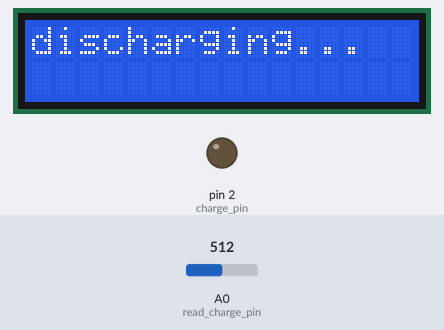
Bench run of a sketch on a simulated Arduino Uno, built with avr-gcc and run on an emulated ATmega328P. Parts: 16×2 character LCD, output pins drawn as LEDs (lit = HIGH). Inputs (shaded band) come from the test bench; at power-on: A0 (read_charge_pin) = 512.

Above: at 1.2 s.
1.3 s: A0 (read_charge_pin) set to 0
At 2.8 s:
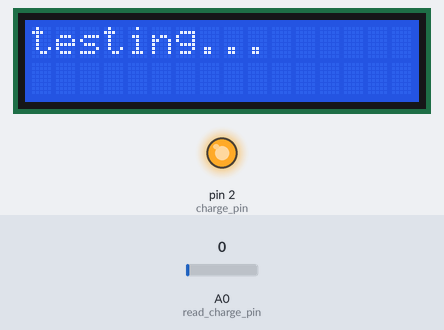
3.1 s: A0 (read_charge_pin) set to 640
4.6 s: A0 (read_charge_pin) set to 654
At 5.1 s:
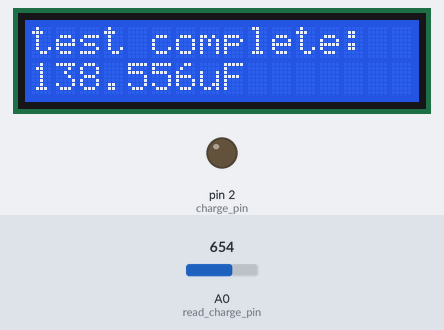
Timing chart, 0 to 7.6 s (numbered marks = the images above; inputs shaded):
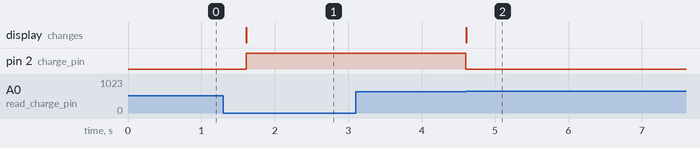

The sketch:

CapacitanceTester.ino
```cpp
/*

  CapacitanceTester
  Capacitor tester with LCD output.

  For info and circuit diagrams see https://github.com/tardate/LittleArduinoProjects/tree/main/playground/CapacitanceTester

 */

#include <LiquidCrystal.h>

#define rt1     21600   // actual resistance of RT1, in ohms. 22k is decent choice for caps 10nF - 330uF, 4.7k is better for caps > 330uF
#define vref_mv 4930    // actual reference voltage of the board, in mV

#define vtrigger_mv      vref_mv * 63.2 / 100.0        // precalculate the 63.2% voltage
#define vtrigger_level   vtrigger_mv / vref_mv * 1023  // scale vtrigger_mv to the expected analog reading

const int read_charge_pin = A0;
const int charge_pin = 2;

// initialize the library with the numbers of the interface pins
LiquidCrystal lcd(6, 7, 9, 10, 11, 12);

void setup() {
  pinMode(read_charge_pin, INPUT);      // enable charge voltage reading
  pinMode(charge_pin, OUTPUT);          // enable the charge/discharge pin

  lcd.begin(16, 2); // set up the LCD's number of columns and rows
}

void loop() {
  dischargeCompletely();
  measureCapacitance();
  delay(5000);
}

void dischargeCompletely() {
  setDischarging();
  while(analogRead(read_charge_pin) > 0) {}
  delay(300); // extra shake
  setDischarged();
}

void measureCapacitance() {
  unsigned long startTime;
  unsigned long elapsedTime;
  float capacitance;
  char capStr[10];

  setTesting();

  digitalWrite(charge_pin, HIGH);
  startTime = micros();
  while(analogRead(read_charge_pin) < vtrigger_level) {}
  elapsedTime = micros() - startTime;
  digitalWrite(charge_pin, LOW);

  lcd.clear();
  lcd.print("test complete:");
  lcd.setCursor(0, 1);

  capacitance = ((float)elapsedTime / rt1); // uF
  if(capacitance>1) { //uF
    dtostrf(capacitance, 4, 3, capStr);
    lcd.print(capStr);
    lcd.print("uF");
  } else { // scale to nF
    dtostrf(capacitance * 1000.0, 4, 3, capStr);
    lcd.print(capStr);
    lcd.print("nF");
  }
}

void setDischarging() {
  digitalWrite(charge_pin, LOW);
  lcd.clear();
  lcd.print("discharging...");
}

void setDischarged() {
  lcd.clear();
  lcd.print("discharged.");
}

void setTesting() {
  lcd.clear();
  lcd.print("testing...");
}
```

Measured:
- the behaviour switches between 646 and 647 on A0 (read_charge_pin) (found by bisection; images 1 and 2)
- after the input at 1.3 s, pin 2 (charge_pin): LOW → HIGH after 0.31 s; the display: changes after 0.31 s (image 1)
- after the input at 3.1 s, every drawn part: stays the same
- after the input at 4.6 s, pin 2 (charge_pin): HIGH → LOW at once; the display: changes at once (image 2)
